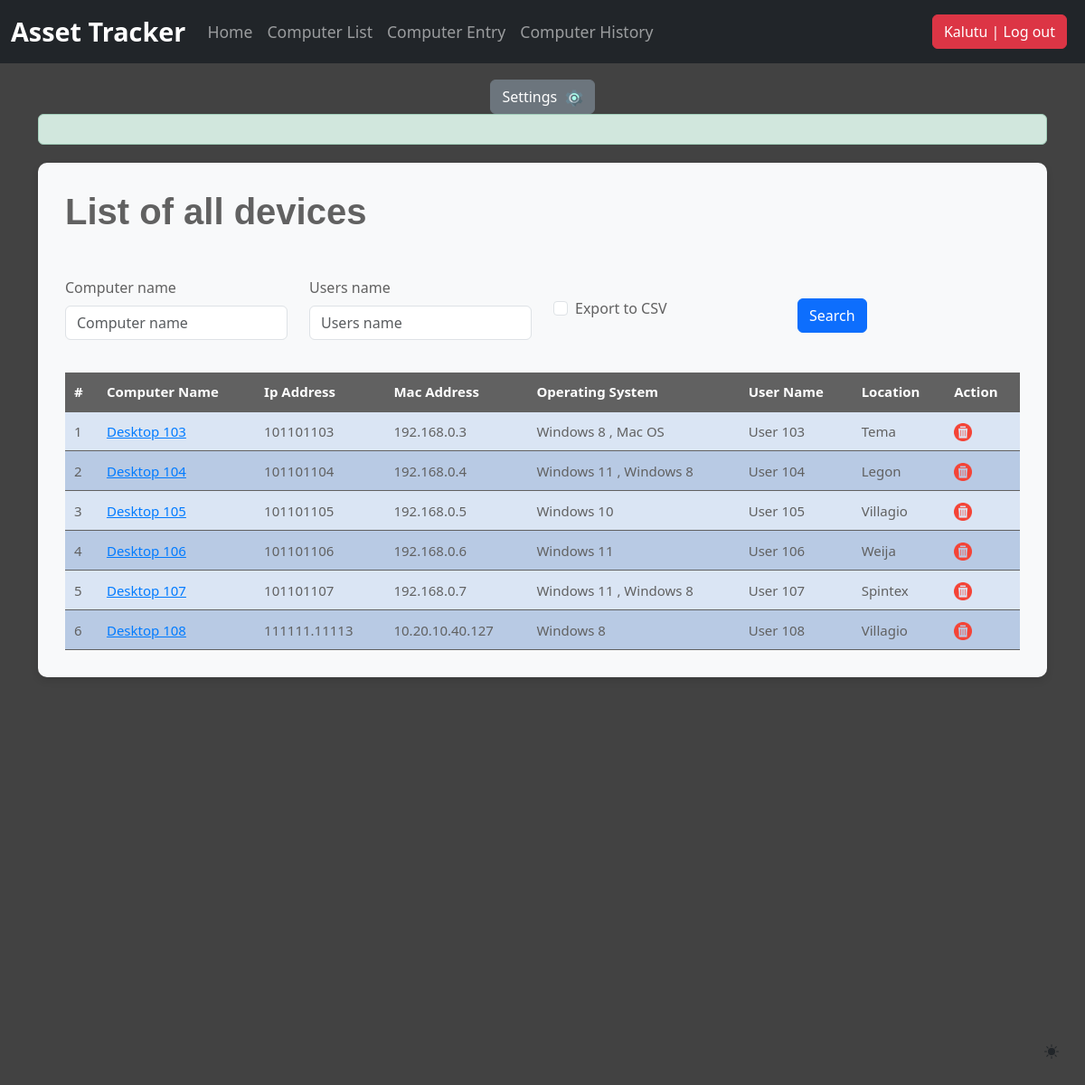
The page /computer_list/ (signed in) on the database as committed earlier.
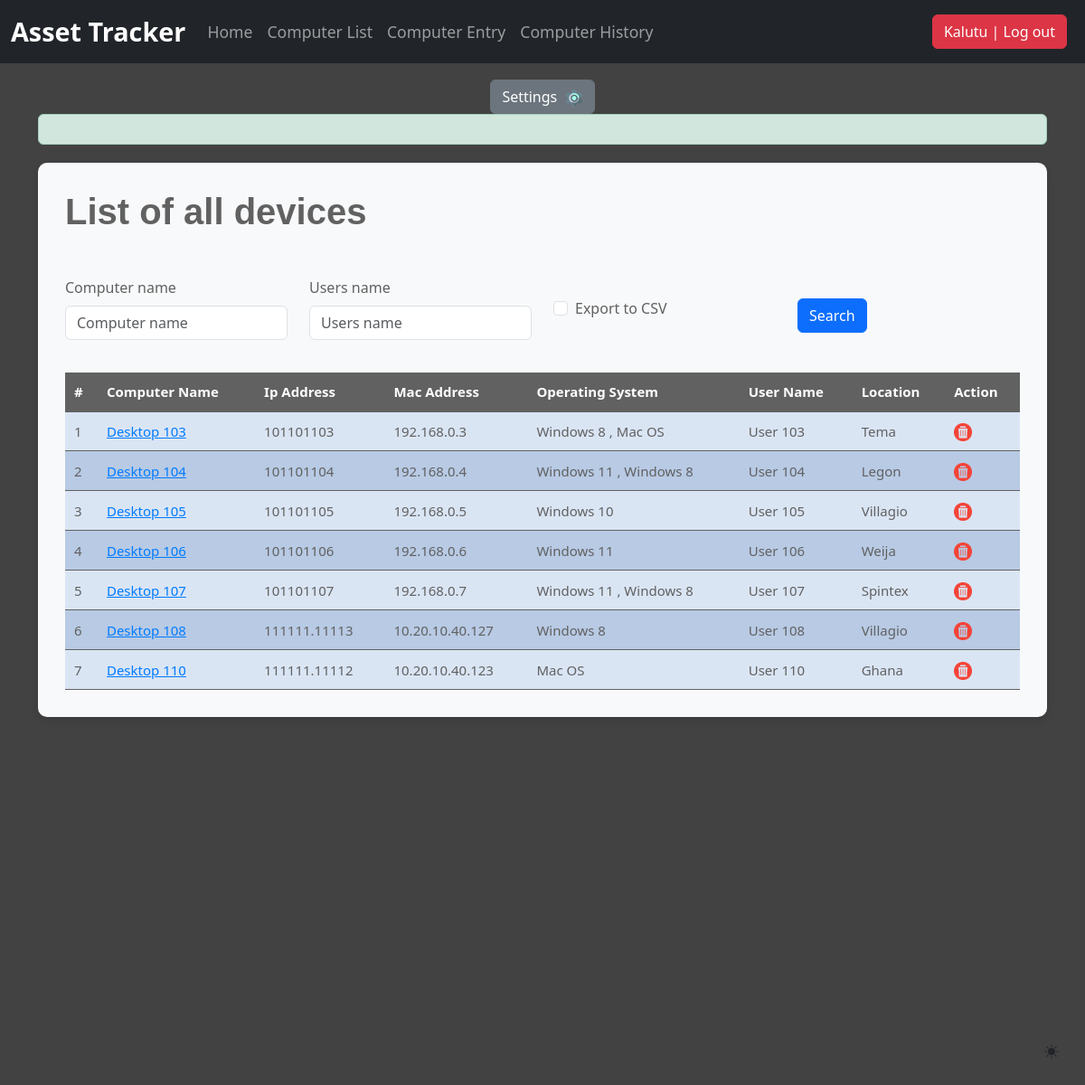
The same page on the database as committed later.
### djangoapp/models.py (models this page shows, shortened)
class Computer(models.Model):
    computer_name = models.CharField(max_length=30, blank=True, null=True)
    IP_address = models.CharField(max_length=30)
    MAC_address = models.CharField(max_length=30)
    timestamp = models.DateField(auto_now_add = True, auto_now = False, blank=True)
    operating_system = models.ManyToManyField(Operating_system, blank=True)
    users_name = models.CharField(max_length=30, blank=True, null=True)
    location = models.CharField(max_length=30)
    purchase_date = models.DateField("Purchase Date",auto_now_add = False, auto_now = False, blank=True, null=True)
    export_to_CSV = models.BooleanField(default=False)

class Operating_system(models.Model):
    operating_system = models.CharField(max_length=30, blank=True)

### djangoapp/views.py (the view, shortened to what this page needs)
# urls.py: path('computer_list/', computer_list, name='computer_list'),
def computer_list(request):
    title = "List of all devices"
    form = ComputerSearchForm(request.POST or None)
    if request.method == 'POST':
        queryset = Computer.objects.all().order_by('-timestamp').filter(computer_name__icontains=form['computer_name'].value(), users_name__icontains=form['users_name'].value())
    else:
        queryset = Computer.objects.all()
    context = {
        "title": title,
        "queryset": queryset,
        "form": form,
    }
    return render(request, "computer_list.html", context)

### djangoapp/forms.py
class ComputerSearchForm(forms.ModelForm):
    class Meta:
        model = Computer
        fields = ['computer_name', 'users_name', 'export_to_CSV']

### djangoapp/templates/computer_list.html (shortened to what this page needs)
{% extends "header.html" %}
{% load static %}
{% load bootstrap5 %}
{% block header %}
<main class="container">
  {% if request.user.is_authenticated %}
  <div class="alert alert-success custom-alert">
  </div>
  <div class="bg-body-tertiary custom-container">
    <h1 class="title mb-5 custom-title">{{ title }}</h1>
    <div class="row mb-3">
      <form method="post" action="" class="pr-4">
          <div class="row align-items-center">
              {% for field in form %}
              <div class="col-sm-3">
                  {% bootstrap_field field %}
              </div>
              {% if field.name == 'export_to_CSV' %}
              <div class="col-sm-3 ml-auto">
                  <input class="btn btn-primary" type="submit" value="Search" />
              </div>
              {% endif %}
              {% endfor %}
          </div>
      </form>
    </div>
    <table class="custom-table">
        <tr>
            <th>#</th>
            <th>Computer Name</th>
            <th>Ip Address</th>
            <th>Mac Address</th>
            <th>Operating System</th>
            <th>User Name</th>
            <th>Location</th>
            <th>Action</th>
        </tr>
        {% for instance in queryset %}
        <tr>
          <td>{{ forloop.counter }}</td>
          {% if perms.djangoapp.change_computer %}
          <td><a href="{% url 'computer_edit' id=instance.id %}" data-toggle="tooltip" title="edit this item" style="color: #007bff;">{{ instance.computer_name }}</a></td>
          {% else %}
          <td>{{ instance.computer_name }}</td>
          {% endif %}
          <td>{{ instance.MAC_address }}</td>
          <td>{{ instance.IP_address }}</td>
          <td>
              {% for os in instance.operating_system.all %}
                  {{ os.operating_system }}
                  {% if not forloop.last %}, {% endif %}
              {% endfor %}
          </td>
          <td>{{ instance.users_name }}</td>
          <td>{{ instance.location }}</td>
          {% if perms.djangoapp.delete_computer %}
            <td><a href="{% url 'computer_delete' id=instance.id %}" data-toggle="tooltip" title="delete this item"><img class="custom-img" src="{% static 'img/del.png' %}" alt="Delete"></a></td>
          {% else %}
            <td><img class="custom-img" src="{% static 'img/del.png' %}" alt="Delete"></td>
          {% endif %}
        </tr>
        {% endfor %}
    </table>
  </div>
  {% else %}
  <p class="login-link">Log in <a href="/accounts/login">here</a></p>
  {% endif %}
</main>
{% endblock header %}

### djangoapp/templates/header.html (shortened to what this page needs)
{% load static %}
{% load bootstrap5 %}
<!doctype html>
<html lang="en" data-bs-theme="auto">
<head>
    <link rel="stylesheet" href="https://cdn.jsdelivr.net/npm/@docsearch/css@3">
    <link href="{% static 'css/bootstrap.min.css' %}" rel="stylesheet">
    <link href="{% static 'css/stylesheet.css' %}" rel="stylesheet">
    <link href="{% static 'css/navbar-fixed.css' %}" rel="stylesheet">
</head>
<body>
    <div class="dropdown position-fixed bottom-0 end-0 mb-3 me-3 bd-mode-toggle">
        <button class="btn btn-bd-primary py-2 dropdown-toggle d-flex align-items-center"
                id="bd-theme"
                type="button"
                aria-expanded="false"
                data-bs-toggle="dropdown"
                aria-label="Toggle theme (auto)">
            <svg class="bi my-1 theme-icon-active" width="1em" height="1em"><use href="#circle-half"></use></svg>
        </button>
    </div>
    {% include 'navbar.html' %}
    {% block header %}
    {% endblock header %}
</body>
</html>

### djangoapp/templates/navbar.html (shortened to what this page needs)
{% load static %}
<!DOCTYPE html>
<html lang="en">
<head>
    <link href="{% static 'css/bootstrap.min.css' %}" rel="stylesheet">
    <link href="{% static 'css/stylesheet.css' %}" rel="stylesheet">
</head>
<body>
    <nav class="navbar navbar-expand-md navbar-dark fixed-top bg-dark">
        <div class="container-fluid">
            <a class="navbar-brand" href="/">Asset Tracker</a>
            <div class="collapse navbar-collapse" id="navbarCollapse">
                {% if request.user.is_authenticated %}
                <ul class="navbar-nav me-auto mb-2 mb-md-0">
                    <li class="nav-item">
                        <a class="nav-link{% if request.path == '/' %} active{% endif %}" href="/">Home</a>
                    </li>
                    <li class="nav-item">
                        <a class="nav-link{% if request.path == '/computer_list' %} active{% endif %}" href="/computer_list">Computer List</a>
                    </li>
                    <li class="nav-item">
                        <a class="nav-link{% if request.path == '/computer_entry' %} active{% endif %}" href="/computer_entry">Computer Entry</a>
                    </li>
                    <li class="nav-item">
                        <a class="nav-link{% if request.path == '/computerhistory_list' %} active{% endif %}" href="/computerhistory_list">Computer History</a>
                    </li>
                </ul>
                <ul class="navbar-nav ml-auto mb-2 mb-md-0">
                    <li class="nav-item">
                        <a class="nav-link" href="/accounts/logout/">
                            <button class="btn btn-danger">{{ request.user.username }} | Log out</button>
                        </a>
                    </li>
                </ul>
                {% endif %}
            </div>
        </div>
    </nav>
    {% if request.user.is_authenticated %}
    <div class="text-center mt-3">
        <a href="/settings" class="btn btn-settings">
            Settings <img src="{% static 'img/settings.png' %}" alt="Settings Icon">
        </a>
    </div>
    {% endif %}
</body>
</html>

### djangoapp/static/css/stylesheet.css (style rules this page uses)
body { background-image: url(); }
.title { font-family: helvetica; font-weight: bold; font-size: 25px; color: #2e6da4; text-align: left; }
table { width: 100%; text-align: center; font-size: 15px; }
table tr:nth-child(odd) { background: #B8CAE4 }
table tr:nth-child(even) { background: #dae5f4 }

### djangoapp/static/css/navbar-fixed.css (style rules this page uses)
body { min-height: 75rem; padding-top: 4.5rem; }

### djangoapp/templates/header.html (style rules this page uses)
.bi { vertical-align: -.125em; fill: currentColor; }
.btn-bd-primary { --bd-violet-bg: #712cf9; --bd-violet-rgb: 112.520718, 44.062154, 249.437846; --bs-btn-font-weight: 600; --bs-btn-color: var(--bs-white); --bs-btn-bg: var(--bd-violet-bg); --bs-btn-border-color: var(--bd-violet-bg); --bs-btn-hover-color: var(--bs-white); --bs-btn-hover-bg: #6528e0; --bs-btn-hover-border-color: #6528e0; --bs-btn-focus-shadow-rgb: var(--bd-violet-rgb); --bs-btn-active-color: var(--bs-btn-hover-color); --bs-btn-active-bg: #5a23c8; --bs-btn-active-border-color: #5a23c8; }
.bd-mode-toggle { z-index: 1500; }

### djangoapp/templates/navbar.html (style rules this page uses)
.navbar-brand { font-size: 1.8rem; font-weight: bold; }
.nav-link { padding: 0.5rem 1rem; font-size: 1.1rem; transition: color 0.3s ease; }
.dropdown-toggle::after { display: none; }
.btn-settings { color: #fff; background-color: #6c757d; border-color: #6c757d; font-size: 1rem; transition: background-color 0.3s ease, border-color 0.3s ease, color 0.3s ease; }
.btn-settings img { height: 1.2rem; margin-left: 5px; transition: transform 0.3s ease; }

### djangoapp/templates/computer_list.html (style rules this page uses)
body { background-color: #424242; color: #616161; }
.custom-container { background-color: #616161; border-radius: 10px; padding: 30px; box-shadow: 0 4px 8px rgba(0, 0, 0, 0.1); }
.custom-title { font-size: 2.5rem; color: #616161; }
.custom-table { width: 100%; margin-top: 20px; border-collapse: collapse; }
.custom-table th, .custom-table td { padding: 10px; text-align: left; border-bottom: 1px solid #616161; }
.custom-table th { background-color: #616161; color: #ffffff; }
.custom-alert { margin-bottom: 20px; }
.custom-img { height: 20px; }

Rows that differ between the two databases and show on the page:
added Computer: computer_name "Desktop 110", MAC_address "111111.11112", IP_address "10.20.10.40.123", users_name "User 110", location "Ghana", Operating_system (operating_system "Mac OS")
